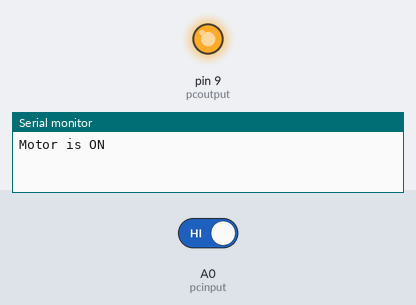
A sketch run on a simulated Arduino Uno, built with avr-gcc and run on an emulated ATmega328P. Parts: output pins drawn as LEDs (lit = HIGH), the last lines printed to the serial monitor. Inputs (shaded band) come from the test bench; at power-on: A0 (pcinput) HIGH.

Above: at 1.3 s.
1.4 s: A0 (pcinput) driven LOW
At 2.7 s:
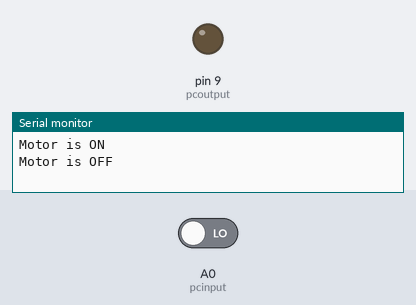
3.0 s: A0 (pcinput) driven HIGH
At 3.9 s:
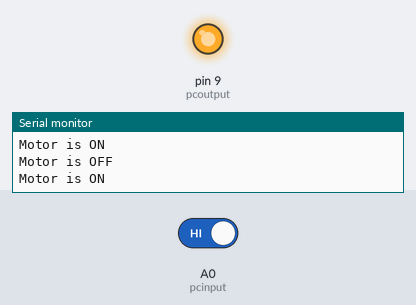
Timing chart, 0 to 6.0 s (numbered marks = the images above; inputs shaded):
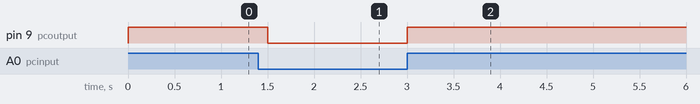

The sketch:

automatic_water_control_rev1.ino
```cpp
/*
Automatic Water Control System
========= ===== ======= ======
rev v.1
#test program for water pump system
#turns on the pump when the input is high
#connects the input from the sensor to   pin
#output from   pin
#the output is connected to the relay drivring circuit
#the input value is sent serially for monitoring
*/

//pc-pumpcontrol

#define pcinput A0
#define pcoutput 9

int pcsensor,pcstate;

void setup()
{
  Serial.begin(9600);
  pinMode(pcinput,INPUT);
  pinMode(pcoutput,OUTPUT);
  pcsensor = digitalRead(pcinput); // why this line here?
  pcstate = pcinput;    // shouldnt this be pcstate=digitalRead(pcinput); ??... or pcsensor...
}

void loop()
{
  pcsensor = digitalRead(pcinput);
  if(pcsensor!=pcstate)
  {
    if(pcsensor == 1)
    { digitalWrite(pcoutput,HIGH);
      Serial.println("Motor is ON");
      pcstate = pcsensor;
    }
    else
    { digitalWrite(pcoutput,LOW);
      Serial.println("Motor is OFF");
      pcstate = pcsensor;
    }
  }
  delay(500);
}
```

Measured:
- after the input at 1.4 s, pin 9 (pcoutput): HIGH → LOW after 0.10 s
- after the input at 3.0 s, pin 9 (pcoutput): LOW → HIGH at once
